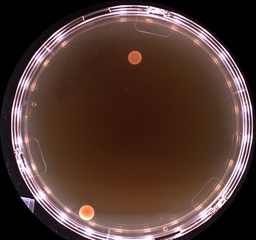
#> input picture cfu.jpg, 256 x 240 px, shrunk from 1564 x 1469 before the run
$ python 'opening files.py'   (older library calls are emulated)
#> lines starting #> are read from the running program, lines starting #| are printed output that depends on the picture; after the words box and inside, x2 and y2 are one past the last pixel; in counts of white or black regions, pixels touching at a corner belong together
# %%
import matplotlib.pyplot as plt
import numpy as np
from skimage import io, restoration
from skimage.filters.rank import entropy
from skimage.morphology import disk

# %%
img = io.imread('cfu.jpg', as_gray=True)
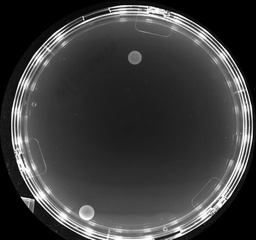
#> img: shape (240, 256) float64; min 0, max 1, mean 0.237
plt.hist(img, 100, (0,1))
# %%
from skimage.filters import threshold_otsu, try_all_threshold
from skimage.feature import canny
import glob

path = './Selected/*'
# %%
for file in glob.glob(path):
    im = io.imread(file, as_gray=True)
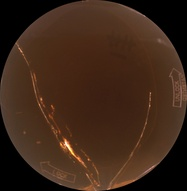
#> input picture Selected/neg4.jpg, 187 x 191 px, shrunk from 1142 x 1164 before the run
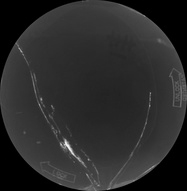
#> im: shape (191, 187) float64; min 0, max 0.967, mean 0.168
    thr = canny(im, sigma = 1, low_threshold=0.2, high_threshold=0.3)
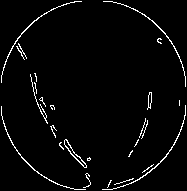
#> thr: shape (191, 187) bool; 3.1% white in thin lines or dots
    im[thr]=1
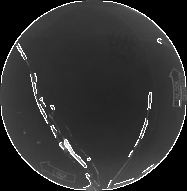
#> im: shape (191, 187) float64; 3.12% of pixels changed, all inside (x1, y1, x2, y2) = (1, 1, 186, 190)
    im[~thr]=0
#> im: shape (191, 187) float64; values 0 (black) and 1 (white), 3.1% white in thin lines or dots
#> (the run stopped early here; a loop or call above may not have finished)
